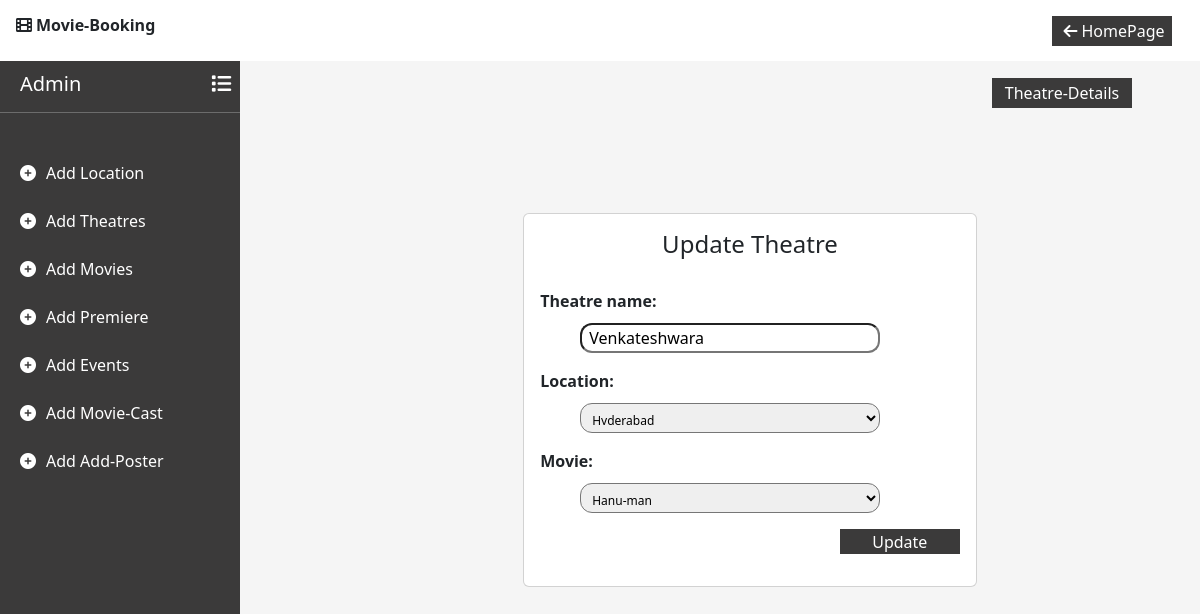
Page /edittheatre/1/ on the committed database.
### movie/models.py (models this page shows)
class Theatre(models.Model):
    theatre_name = models.CharField(max_length=50)
    location = models.ForeignKey(Location, on_delete=models.CASCADE)
    movie = models.ForeignKey(Movie, on_delete=models.CASCADE)

class Location(models.Model):
    location = models.CharField(max_length=50)
    movie = models.ForeignKey(Movie, on_delete=models.CASCADE)

### movie/views.py (the view, shortened to what this page needs)
# urls.py: path('edittheatre/<int:id>/',views.editTheatre),
def editTheatre(request,id):
    context={}
    theatre = Theatre.objects.get(id=id)
    context['form'] = TheatreForm(request.POST or None, instance=theatre)
    context['error']=''
    context['theatre']=theatre
    context['btval'] = 'Update'
    return render(request,'addTheatre.html',context)

### movie/forms.py
class TheatreForm(forms.ModelForm):
    class Meta:
        model = Theatre
        fields = '__all__'
    def __init__(self, *args, **kwargs):
        super().__init__(*args, **kwargs)
        self.fields['location'].queryset = Location.objects.all()
        self.fields['location'].label_from_instance = lambda obj: f"{obj.location}"
        self.fields['movie'].queryset = Movie.objects.all()
        self.fields['movie'].label_from_instance = lambda obj: f"{obj.movie_name}"

### movie/templates/addTheatre.html (shortened to what this page needs)
<!DOCTYPE html>
<html lang="en">
<head>
    <link href="https://cdn.jsdelivr.net/npm/bootstrap@5.3.2/dist/css/bootstrap.min.css" rel="stylesheet">
    <link rel="stylesheet" href="https://cdnjs.cloudflare.com/ajax/libs/font-awesome/6.0.0/css/all.min.css">
</head>
<body>
    <nav class="navbar navbar-expand-lg d-flex flex-row bg-white fixed-top">
        <div class="container-fluid justify-content-start">
            <p class="fonticon"><i class="fa-solid fa-film mx-1"></i>Movie-Booking</p>
        </div>
        <div class="container-fluid justify-content-end mx-3">
            <button type="button" id="logbtn" onclick="back()"><i class="fa-solid fa-arrow-left mx-1"></i>HomePage</button>
        </div>
    </nav>
    <div class="sidebar">
        <div class="sidebar-content">
            <h5 class="admin">Admin<i class="fa-solid fa-list"></i></h5><hr>
        </div>
        <P class="links"><i class="fa-solid fa-circle-plus"></i><a href="/addLocation/" class="addlink">Add Location</a></P>
        <P class="links"><i class="fa-solid fa-circle-plus"></i><a href="/addTheatre/" class="addlink">Add Theatres</a></P>
        <P class="links"><i class="fa-solid fa-circle-plus"></i><a href="/addMovies/" class="addlink">Add Movies</a></P>
        <P class="links"><i class="fa-solid fa-circle-plus"></i><a href="/addPremiere/" class="addlink">Add Premiere</a></P>
        <P class="links"><i class="fa-solid fa-circle-plus"></i><a href="/addEvents/" class="addlink">Add Events</a></P>
        <P class="links"><i class="fa-solid fa-circle-plus"></i><a href="/addCast/" class="addlink">Add Movie-Cast</a></P>
        <P class="links"><i class="fa-solid fa-circle-plus"></i><a href="/addPoster/" class="addlink">Add Add-Poster</a></P>
    </div>
    <div class="content">
        <div class="detailsbtn">
            <button type="button" class="details mx-2" onclick="TheatreDetails()">Theatre-Details</button>
        </div>
        <div class="container d-flex align-items-center justify-content-center vh-100">
            <div class="card">
                <div class="card-body">
                    <div>
                        <h4> {% if not btval %} Add Theatre {%else%} Update Theatre {% endif %}</h4>
                    </div>
                    <form  enctype="multipart/form-data" action="" method="post" onsubmit="updatemessage('{{btval}}')">
                        {{form.as_p}}
                        <div class="add">
                            <button type="submit" class="addbtn">{% if btval %} Update {%else%} Add Theatre {% endif %}</button>
                        </div>
                    </form>
                </div>
            </div>
        </div>
    </div>
</body>
</html>

### movie/templates/addTheatre.html (style rules this page uses)
body { background-color: whitesmoke; }
#logbtn { border: none; background-color: rgb(59, 58, 58); color: white; width: 120px; height: 30px; }
.details { border: none; background-color: rgb(59, 58, 58); color: white; width: 140px; height: 30px; }
.detailsbtn { margin-top: 10%; margin-left: 80%; position: absolute; }
.sidebar { width: 20%; background-color: rgb(59, 58, 58); color: white; height: 100vh; position: fixed; display: flex; flex-direction: column; }
.sidebar-content { padding-top: 30%; }
.admin { margin-left: 20px }
.fa-solid.fa-list { margin-left: 130px; }
hr { margin-bottom: 20%; }
.fonticon { font-weight: 700; margin-top: 5px; }
.addlink { color: white; text-decoration: none; margin-left: 10px; }
.fa-solid.fa-circle-plus { margin-left: 20px; }
.links { margin-bottom: 10%; }
.content { width: 65%; margin-left: 30%; position: absolute; }
label { font-weight: 700; width: 120px; }
input { width: 300px; height: 30px; margin-top: 10px; margin-left:40px; padding: 7px; border-radius: 12px; }
select { width: 300px; height: 30px; margin-top: 10px; margin-left:40px; padding: 7px; border-radius: 12px; font-size: 12px; }
.addbtn { width: 120px; height: 25px; border: none; background-color: rgb(59, 58, 58); color: white; }
.add { text-align: end; }
.card { width: 60%; }
h4 { text-align: center; margin-bottom: 30px; }

### rows in the picture
Theatre: theatre_name "Venkateshwara", movie "Hanu-man"
Location: location "Hyderabad"
